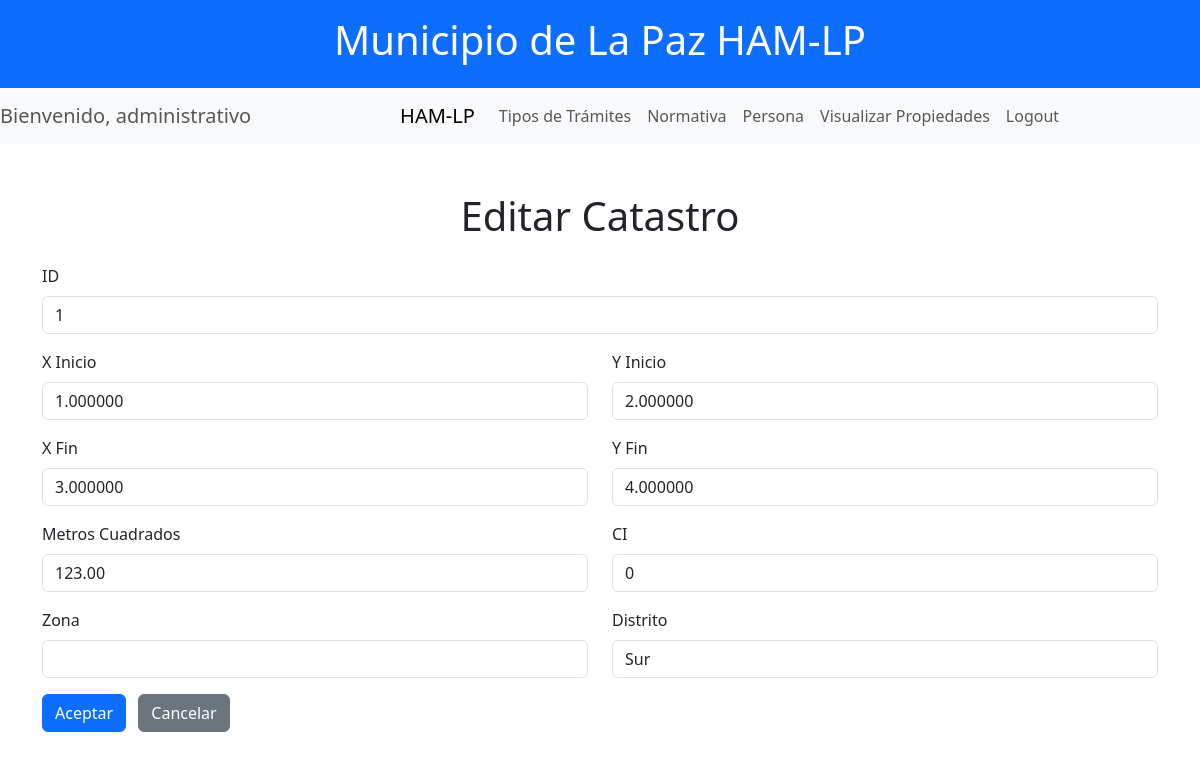
Page /2/EditarCatastro.php?id=1 (signed in) on the committed database.
### tables this page shows
CREATE TABLE `catastro` (
  `id` int(11) NOT NULL,
  `zona` varchar(50) NOT NULL,
  `xini` decimal(10,6) NOT NULL,
  `yini` decimal(10,6) NOT NULL,
  `xfin` decimal(10,6) NOT NULL,
  `yfin` decimal(10,6) NOT NULL,
  `superficie` decimal(10,2) NOT NULL,
  `ci` int(11) NOT NULL,
  `distrito` varchar(50) NOT NULL
);

### 2/EditarCatastro.php (the view, shortened to what this page needs)
<?php
$id = $_GET["id"];
include "conexion.php";
$sql = "SELECT * FROM catastro WHERE id = $id";
$resultado = mysqli_query($conn, $sql);
$fila = mysqli_fetch_array($resultado);
$id = $fila["id"];
$zona = $fila["zona"];
$xini = $fila["xini"];
$yini = $fila["yini"];
$xfin = $fila["xfin"];
$yfin = $fila["yfin"];
$superficie = $fila["superficie"];
$ci = $fila["ci"];
$distrito = $fila["distrito"];
?>
<!DOCTYPE html>
<html lang="es">
<head>
    <link href="https://cdn.jsdelivr.net/npm/bootstrap@5.3.3/dist/css/bootstrap.min.css" rel="stylesheet">
</head>
<body>
    <?php include('./nav.php'); ?>
    <main class="container mt-5">
        <div class="text-center mb-4">
            <h1>Editar Catastro</h1>
        </div>
	    <form action="" method="POST">
		    <div class="mb-3">
			    <label for="id" class="form-label">ID</label>
			    <input type="text" class="form-control" id="id" name="id" value="<?php echo $id; ?>" readonly>
		    </div>
		    <div class="mb-3 row">
                <div class="col">
                    <label for="xini" class="form-label">X Inicio</label>
                    <input type="text" class="form-control" id="xini" name="xini" value="<?php echo $xini; ?>">
                </div>
                <div class="col">
                    <label for="yini" class="form-label">Y Inicio</label>
                    <input type="text" class="form-control" id="yini" name="yini" value="<?php echo $yini; ?>">
                </div>
            </div>
            <div class="mb-3 row">
                <div class="col">
                    <label for="xfin" class="form-label">X Fin</label>
                    <input type="text" class="form-control" id="xfin" name="xfin" value="<?php echo $xfin; ?>">
                </div>
                <div class="col">
                    <label for="yfin" class="form-label">Y Fin</label>
                    <input type="text" class="form-control" id="yfin" name="yfin" value="<?php echo $yfin; ?>">
                </div>
            </div>
            <div class="mb-3 row">
              <div class="col">
                <label for="superficie" class="form-label">Metros Cuadrados</label>
                <input type="text" class="form-control" id="superficie" name="superficie" value="<?php echo $superficie; ?>">
              </div>
              <div class="col">
                <label for="ci" class="form-label">CI</label>
                <input type="text" class="form-control" id="ci" name="ci" value="<?php echo $ci; ?>">
              </div>
            </div>
		    <div class="mb-3 row">
          <div class="col">
            <label for="zona" class="form-label">Zona</label>
            <input type="text" class="form-control" id="zona" name="zona" value="<?php echo $zona; ?>">
          </div>
          <div class="col">
            <label for="distrito" class="form-label">Distrito</label>
            <input type="text" class="form-control" id="distrito" name="distrito" value="<?php echo $distrito; ?>">
          </div>
		    </div>
		    <input type="submit" name="Aceptar" value="Aceptar" class='btn btn-primary'/>
		    <a href="catastro.php" class="btn btn-secondary ms-2">Cancelar</a>
	    </form>
    </main>
</body>
</html>

### rows in the picture
catastro: id "1", xini "1.000000", yini "2.000000", xfin "3.000000", yfin "4.000000", superficie "123.00", ci "0", distrito "Sur"

### other values in the picture
$_SESSION['rol'] "administrativo"
